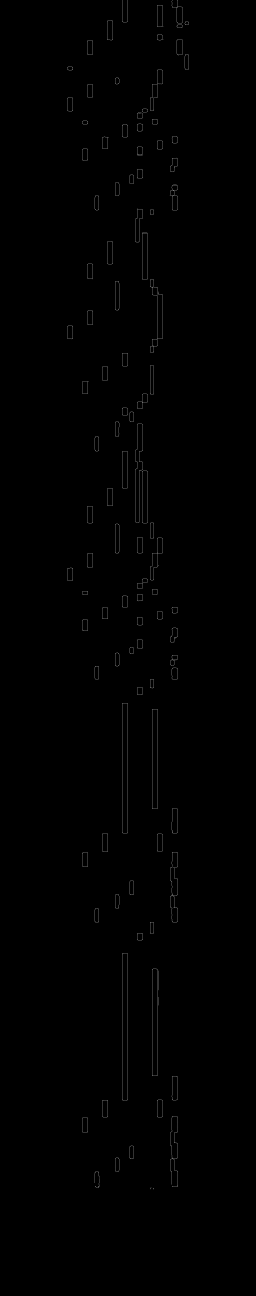
#> input picture img18.jpg, 1280 x 6480 px (shown at 1/5 size)
$ python -i project.py   (imports and definitions only)
#> lines starting #> are read from the running program, lines starting #| are printed output that depends on the picture; after the words box and inside, x2 and y2 are one past the last pixel; in counts of white or black regions, pixels touching at a corner belong together
#> further down, picture is the input picture: shape (6480, 1280, 3); min 0, max 255, mean 0.9
import cv2
import numpy as np

DEBUG=True
#DEBUG=False


##filtri per immagine binario
def make_things_better(image):
    image=cv2.cvtColor(image,cv2.COLOR_BGR2GRAY)
    image=cv2.GaussianBlur(image,(3,5),0)
    image =cv2.adaptiveThreshold(image,255,cv2.ADAPTIVE_THRESH_GAUSSIAN_C,cv2.THRESH_BINARY,11,3)
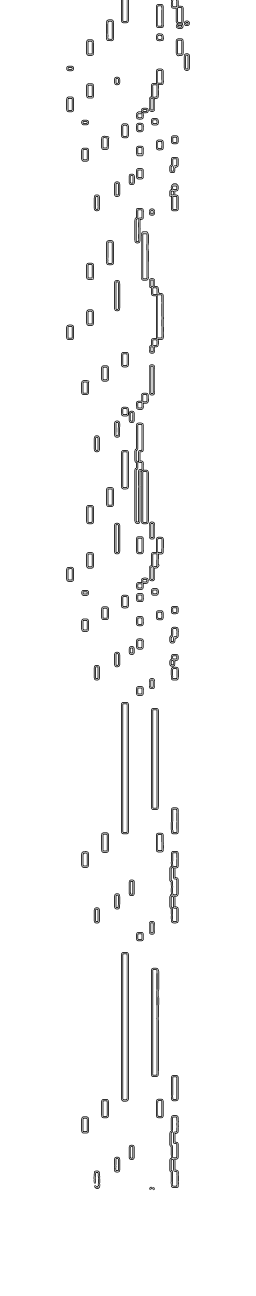
#> image: shape (6480, 1280) (shown at 1/5 size); 97.6% white; 219 black regions (6 under 20 px), largest, box (x1, y1, x2, y2) and area: (672, 2113, 744, 2621) 6212, (605, 4760, 644, 5508) 6130, (605, 3510, 644, 4171) 5452
    image = cv2.GaussianBlur(image,(5,5),0)
    ret, image = cv2.threshold(image, 200, 255, 0)
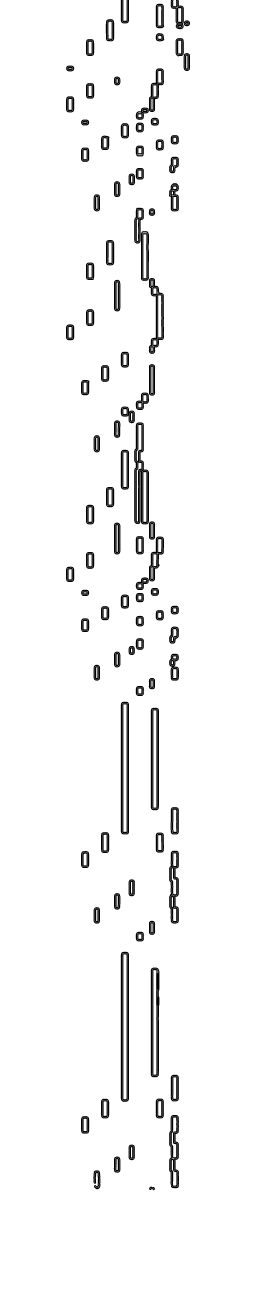
#> image: shape (6480, 1280) (shown at 1/5 size); 96.3% white; 100 black regions (2 under 20 px), largest, box (x1, y1, x2, y2) and area: (671, 2112, 745, 2622) 19025, (604, 4759, 645, 5509) 17446, (604, 3509, 645, 4172) 15483
    return image

#wrapper del video
def read(video):
    success,frame=video.read()
    #frame=make_things_better(frame)
    return success,frame
video_name="video.mp4"

# [1 line not run here, left out]

# [1 line that did not run here, left out]
# [1 line that did not run here, left out]
# [1 line that did not run here, left out]
Y=400
key=0
# [16 lines not run here, left out]
# [1 line that did not run here, left out]
video_l=[]
i=0

# [1 line not run here, left out]

DISTANCE=15
MAX_FRAME=30

#prendere MAX_FRAME frame del video ogni DISTANCE frame
# [7 lines not run here, left out]

#trasformo lista in np.array
video_l=np.array(video_l)

#rimuovo la mano
# [1 line that did not run here, left out]
# [11 lines not run here, left out]

>>> import cv2
>>> picture = cv2.imread('img18.jpg')
>>> result = make_things_better(picture)

$ run again, on img276.jpg
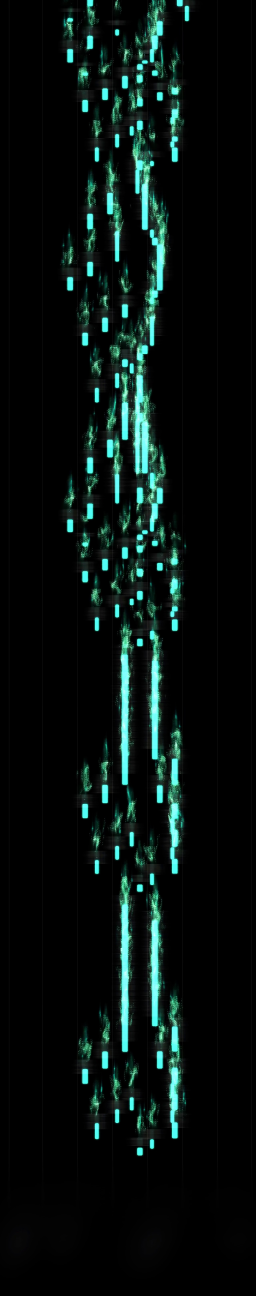
#> input picture img276.jpg, 1280 x 6480 px (shown at 1/5 size)
#> picture is the input picture: shape (6480, 1280, 3); mean B, G, R 15.7, 17.8, 7.8
#> in make_things_better, `image =cv2.adaptiveThreshold(image,255,cv2.ADAPTIVE_THRESH_GAUSSIAN_C,..`:
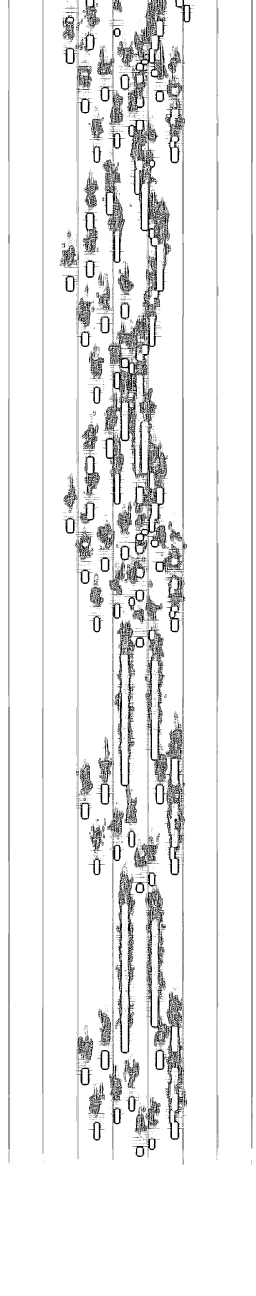
#> image: shape (6480, 1280) (shown at 1/5 size); 92.1% white; 5737 black regions (4562 under 20 px), largest, box (x1, y1, x2, y2) and area: (512, 1573, 809, 2652) 44917, (586, 0, 843, 574) 27878, (736, 4320, 912, 5647) 21328
#> in make_things_better, `ret, image = cv2.threshold(image, 200, 255, 0)`:
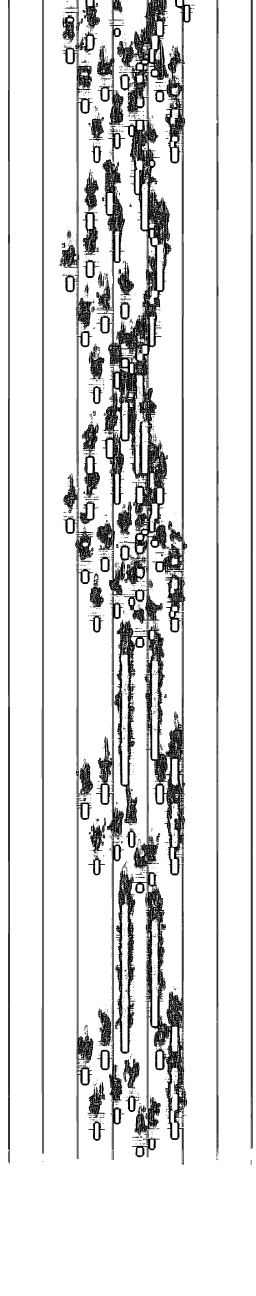
#> image: shape (6480, 1280) (shown at 1/5 size); 86.8% white; 2375 black regions (1541 under 20 px), largest, box (x1, y1, x2, y2) and area: (481, 359, 857, 3118) 221480, (571, 3060, 926, 4378) 115876, (673, 4319, 936, 5798) 87334

$ run again, on 0.jpg
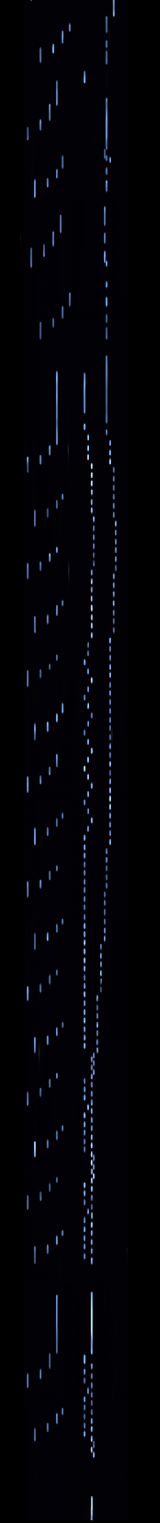
#> input picture 0.jpg, 1280 x 12180 px (shown at 1/8 size)
#> picture is the input picture: shape (12180, 1280, 3); mean B, G, R 7.5, 3.2, 3.2
#> in make_things_better, `image =cv2.adaptiveThreshold(image,255,cv2.ADAPTIVE_THRESH_GAUSSIAN_C,..`:
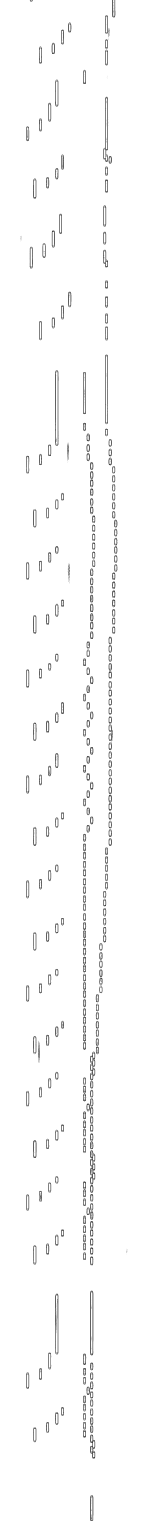
#> image: shape (12180, 1280) (shown at 1/8 size); 98.3% white; 1762 black regions (1359 under 20 px), largest, box (x1, y1, x2, y2) and area: (443, 2964, 467, 3564) 5364, (722, 10326, 746, 10842) 5145, (827, 779, 865, 1296) 4608
#> in make_things_better, `ret, image = cv2.threshold(image, 200, 255, 0)`:
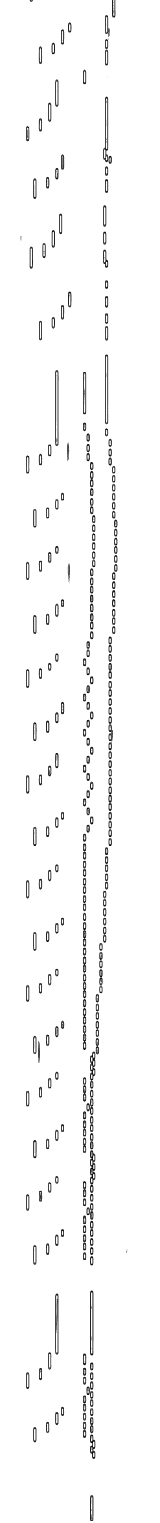
#> image: shape (12180, 1280) (shown at 1/8 size); 97.4% white; 1197 black regions (645 under 20 px), largest, box (x1, y1, x2, y2) and area: (442, 2963, 468, 3565) 7861, (721, 10325, 747, 10843) 7318, (826, 774, 866, 1297) 7121

$ run again, on 18.jpg
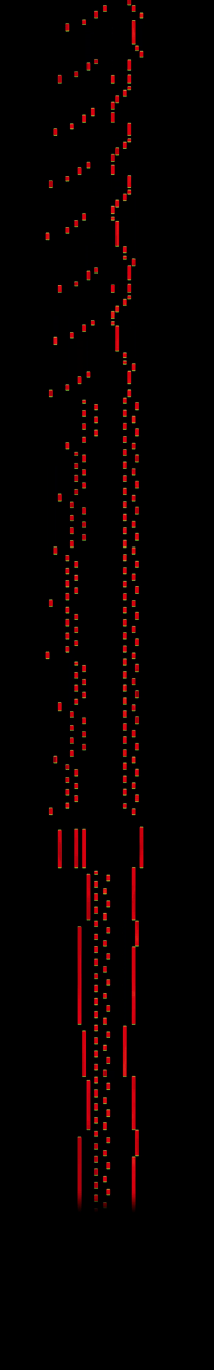
#> input picture 18.jpg, 1280 x 8220 px (shown at 1/6 size)
#> picture is the input picture: shape (8220, 1280, 3); mean B, G, R 0.8, 1.1, 6.8
#> in make_things_better, `image =cv2.adaptiveThreshold(image,255,cv2.ADAPTIVE_THRESH_GAUSSIAN_C,..`:
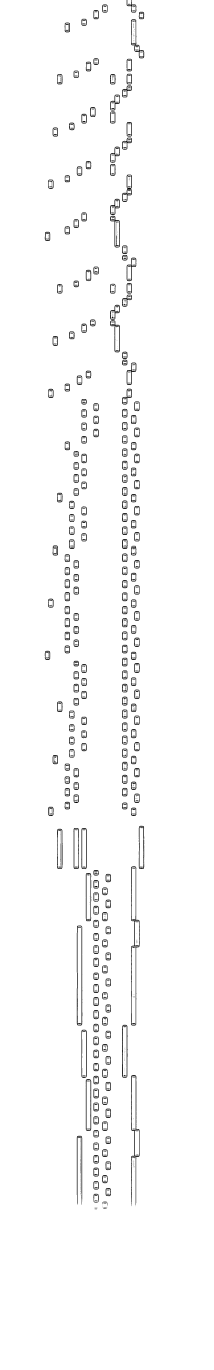
#> image: shape (8220, 1280) (shown at 1/6 size); 97.9% white; 817 black regions (353 under 20 px), largest, box (x1, y1, x2, y2) and area: (786, 5198, 838, 6153) 7209, (786, 6450, 838, 7236) 6321, (461, 5553, 494, 6153) 5159
#> in make_things_better, `ret, image = cv2.threshold(image, 200, 255, 0)`:
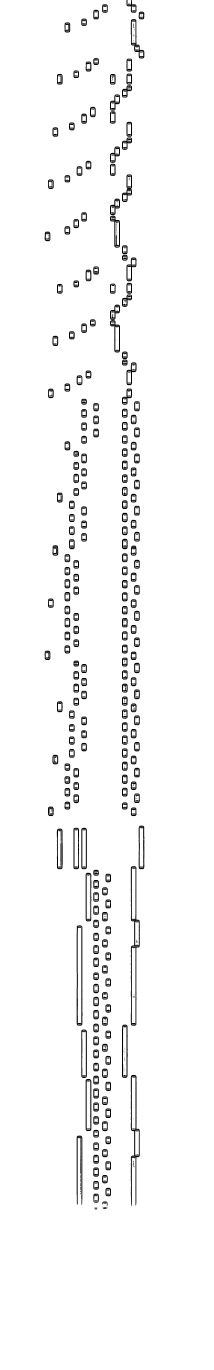
#> image: shape (8220, 1280) (shown at 1/6 size); 96.8% white; 504 black regions (172 under 20 px), largest, box (x1, y1, x2, y2) and area: (785, 5197, 839, 6154) 11623, (785, 6450, 839, 7236) 9789, (460, 5552, 495, 6154) 7761
